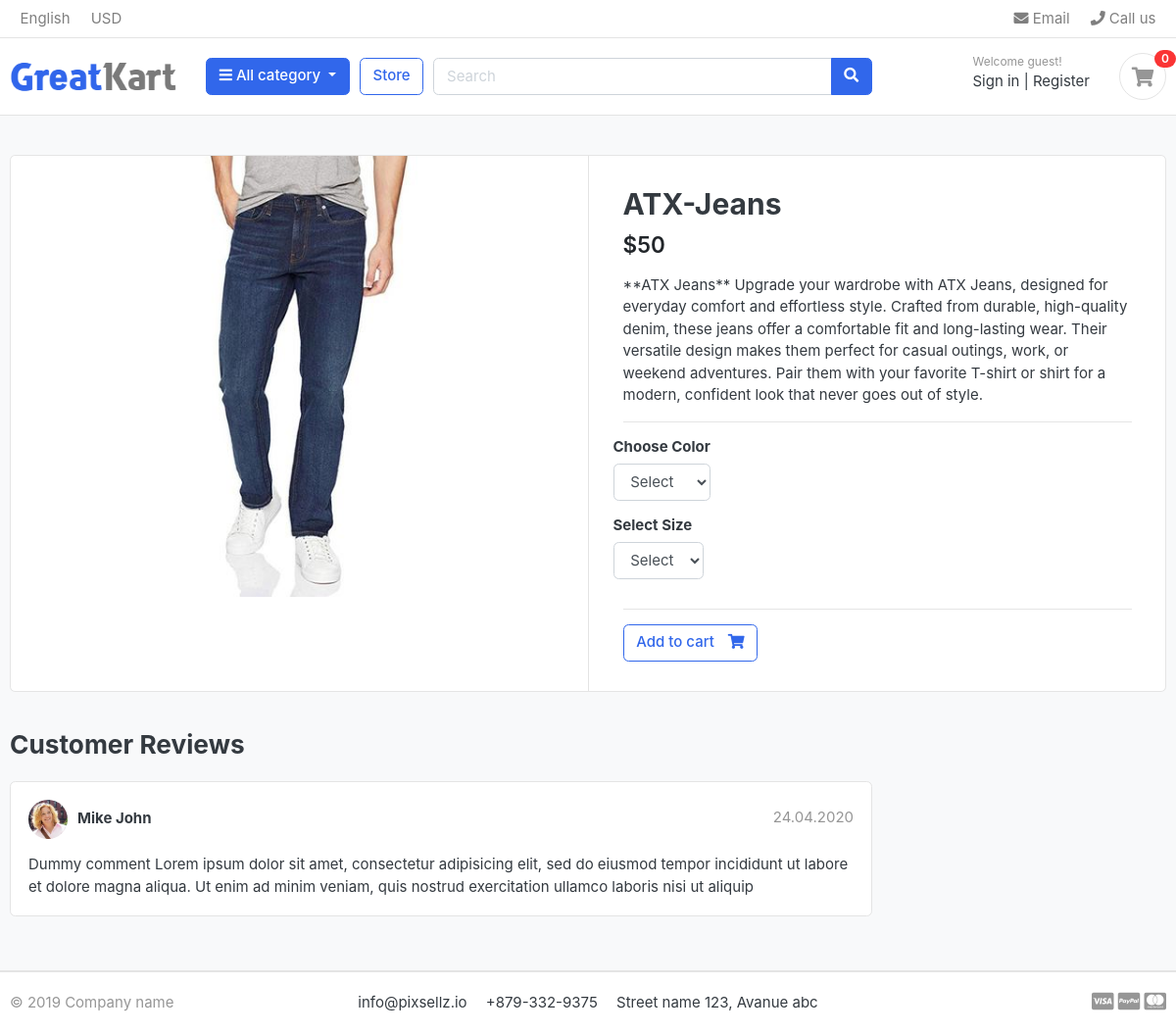
/store/category/jeans/atx-jeans/, run on the app's committed database.
### store/models.py (models this page shows, shortened)
class Product(models.Model):
    product_name = models.CharField(max_length=200 , unique=True)
    slug = models.SlugField(max_length=200 , unique=True)
    description = models.TextField(max_length=500, blank=True)
    price = models.IntegerField()
    images = models.ImageField(upload_to="photos/products")
    stock = models.IntegerField()
    is_available = models.BooleanField(default=True)
    category = models.ForeignKey(Category , on_delete=models.CASCADE)
    created_date = models.DateTimeField(auto_now_add=True)
    modified_date = models.DateTimeField(auto_now_add=True)

### store/views.py (the view)
# urls.py: path("category/<slug:category_slug>/<slug:product_slug>/", views.product_detail , name="product_detail"),
def product_detail(request , category_slug , product_slug):
    try:
        single_product = Product.objects.get(category__slug=category_slug, slug=product_slug)
        in_cart = CartItem.objects.filter(cart__cart_id=_cart_id(request) , product=single_product).exists()
    except Exception as e:
        raise e
    context = {
        'single_product' : single_product,
        'in_cart' : in_cart
    }
    return render(request , 'store/product_detail.html' , context)

### carts/context_processors.py (called while the page is built)
def counter(request):
    cart_count = 0
    if 'admin' in request.path:
        []
    else:
        try:
            cart = Cart.objects.filter(cart_id=_cart_id(request))
            if request.user.is_authenticated:
                cart_items = CartItem.objects.all().filter(user=request.user)
            else:
                cart_items = CartItem.objects.all().filter(cart=cart[:1])
            for cart_item in cart_items:
                cart_count += cart_item.quantity
        except Cart.DoesNotExist:
            cart_count = 0
    return dict(cart_count=cart_count)

### carts/views.py (called while the page is built)
def _cart_id(request):
    cart = request.session.session_key
    if not cart:
        request.session.create()
        cart = request.session.session_key
    return cart

### category/context_processors.py (called while the page is built)
def menu_links(request):
    links = Category.objects.all()
    return dict(links=links)

### category/models.py (called while the page is built)
    def get_url(self):
        return reverse('products_by_category', args=[self.slug])

### store/models.py (called while the page is built)
    def colors(self):
        return super(VariationManager,self).filter(variation_category='color', is_active=True)

    def sizes(self):
        return super(VariationManager,self).filter(variation_category='size', is_active=True)

### templates/store/product_detail.html (shortened to what this page needs)
{% extends "base.html" %}
{% load static %}
{% block content %}
<section class="section-content padding-y bg">
<div class="container">
<div class="card">
	<div class="row no-gutters">
		<aside class="col-md-6">
<article class="gallery-wrap">
	<div class="img-big-wrap">
	   <a href="#"><img src="{{single_product.images.url }}"></a>
	</div>
</article>
		</aside>
		<main class="col-md-6 border-left">
<form action="{% url 'add_cart' single_product.id %}" method="POST">
<article class="content-body">
<h2 class="title">{{ single_product.product_name }}</h2>
<div class="mb-3">
	<var class="price h4">${{ single_product.price }}</var>
</div>
<p>{{single_product.description}}</p>
<hr>
	<div class="row">
		<div class="item-option-select">
			<h6>Choose Color</h6>
			<select name='color' class="form-control" required>
				<option value="" disabled selected>Select</option>
			</select>
		</div>
	</div>
	<div class="row">
		<div class="item-option-select">
			<h6>Select Size</h6>
			<select name='size' class="form-control">
				<option value="" disabled selected>Select</option>
			</select>
		</div>
	</div>
	<hr>
	{% if single_product.stock > 0 %}
	<button type="submit" class="btn  btn-outline-primary"> <span class="text">Add to cart</span> <i class="fas fa-shopping-cart"></i>  </button>
	{% else %}
	<h5 class="text-danger">Out of stock</h5>
	{% endif %}
</article>
</form>
		</main>
	</div>
</div>
<br>
<div class="row">
			<div class="col-md-9">
	<header class="section-heading">
		<h3>Customer Reviews </h3>
	</header>
	<article class="box mb-3">
		<div class="icontext w-100">
			<img src="{% static "./images/avatars/avatar1.jpg" %}" class="img-xs icon rounded-circle">
			<div class="text">
				<span class="date text-muted float-md-right">24.04.2020 </span>
				<h6 class="mb-1">Mike John </h6>
			</div>
		</div>
		<div class="mt-3">
			<p>
				Dummy comment Lorem ipsum dolor sit amet, consectetur adipisicing elit, sed do eiusmod
				tempor incididunt ut labore et dolore magna aliqua. Ut enim ad minim veniam,
				quis nostrud exercitation ullamco laboris nisi ut aliquip
			</p>
		</div>
	</article>
	</div>
</div>
</div>
</section>
{% endblock %}

### static/css/ui.css (style rules this page uses)
html { font-family: "Inter", sans-serif; font-size: 15px; }
.content-body { flex: 1 1 auto; padding: 2rem 2.3rem; }
.img-xs, .img-sm, .img-md, .img-lg { -o-object-fit: cover; object-fit: cover; flex-shrink: 0; flex-grow: 0; }
.img-xs { width: 40px; height: 40px; }
.padding-y { padding-top: 40px; padding-bottom: 40px; }
var { font-style: normal; }
article:after, .form-group:after { display: block; clear: both; content: ""; }
.bg { background-color: #f8f9fa; }
.section-heading { margin-bottom: 20px; margin-top: 15px; }
p:last-child { margin-bottom: 0; }
.btn .text + i { margin-left: 10px; }
.icontext { display: inline-flex; align-items: center; vertical-align: middle; }
.icontext .text { width: 100%; line-height: 1.2; }
.icontext .icon { position: relative; margin-right: 10px; flex-shrink: 0; flex-grow: 0; }
.price { font-weight: 600; color: #212529; }
.box { padding: 18px; background: #fff; border-radius: 0.37rem; border: 1px solid #e4e4e4; }
.box img { max-width: 100%; }
.gallery-wrap .img-big-wrap { margin-bottom: 10px; border-radius: 0.37rem; overflow: hidden; background-color: #fff; }
.gallery-wrap .img-big-wrap a { text-align: center; display: block; }
.gallery-wrap .img-big-wrap img { height: 450px; width: auto; display: inline-block; }
.item-option-select { margin-bottom: 1rem; display: inline-block; margin-right: 15px; }

### data on the page
Product: images (picture), product_name "ATX-Jeans", price "50", description "**ATX Jeans** Upgrade your wardrobe with ATX Jeans, designed for everyday comfort and effortless style. Crafted from durable, high-quality denim, these jeans offer a comfortable fit and long-lasting wear. Their versatile design makes them perfect for casual outings, work, or weekend adventures. Pair them with your favorite T-shirt or shirt for a modern, confident look that never goes out of style."

### other printed values
{{ cart_count }} "0"
